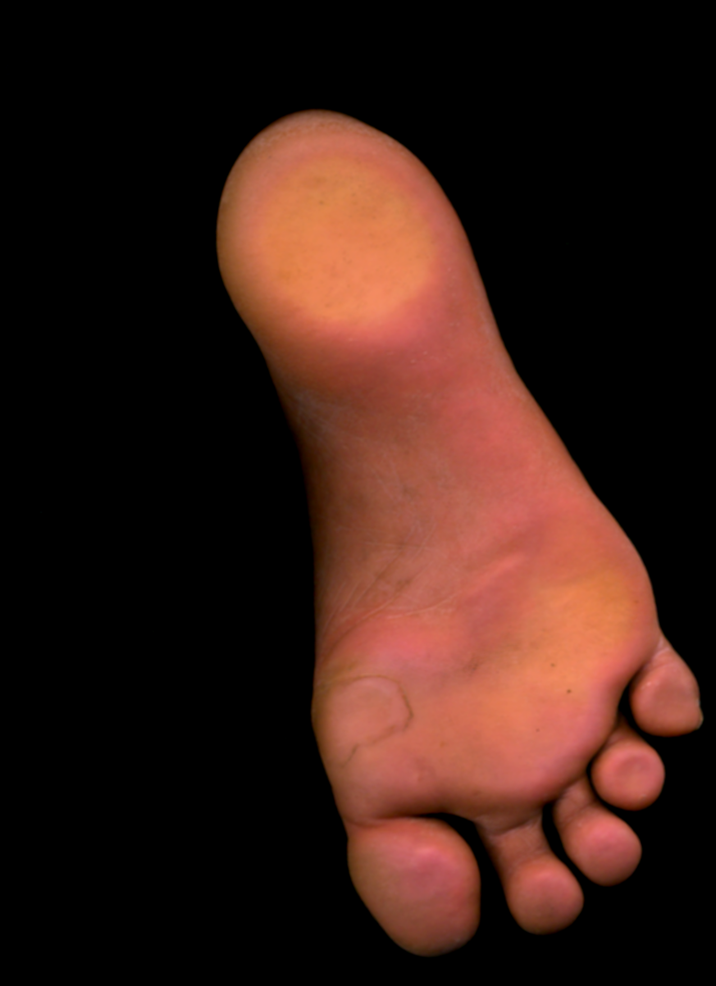
#> input picture Visualizesegmentation/footprint.png, 716 x 986 px, shrunk from 1275 x 1755 before the run, found by its file name
$ python overlayFoot.py
#> lines starting #> are read from the running program, lines starting #| are printed output that depends on the picture; after the words box and inside, x2 and y2 are one past the last pixel; in counts of white or black regions, pixels touching at a corner belong together
#this overlays ground truth and unet output over the original image

from PIL import Image

def overlayFoot(ogImg,gtImg,outImg,output):
    outImg=outImg.convert('L')
    threshold=200
    outImg = outImg.point(lambda p: p > threshold and 255)

    # ogPixels=ogImg.load()
    outPixels=outImg.load()
    gtPixels=gtImg.load()
    for i in range(ogImg.size[0]):
            for j in range(ogImg.size[1]):
                if outPixels[i,j]!=0:
                    current_color = ogImg.getpixel( (i,j) )
                    new_color=(255,current_color[1],current_color[2])
                    ogImg.putpixel( (i,j), new_color)
                if gtPixels[i,j]!=0:
                    current_color = ogImg.getpixel( (i,j) )
                    new_color=(current_color[0],current_color[1],255)
                    ogImg.putpixel( (i,j), new_color)
    ogImg.save(output)


ogImg = Image.open("/Users/abhinav/Documents/Foot Data and Manipulations/overlay/footprint.png")
#> ogImg is the input picture: PIL image 716x986 RGB; mean R, G, B 56.1, 29.2, 21.9
outImg = Image.open("/Users/abhinav/Documents/Foot Data and Manipulations/overlay/output.png")
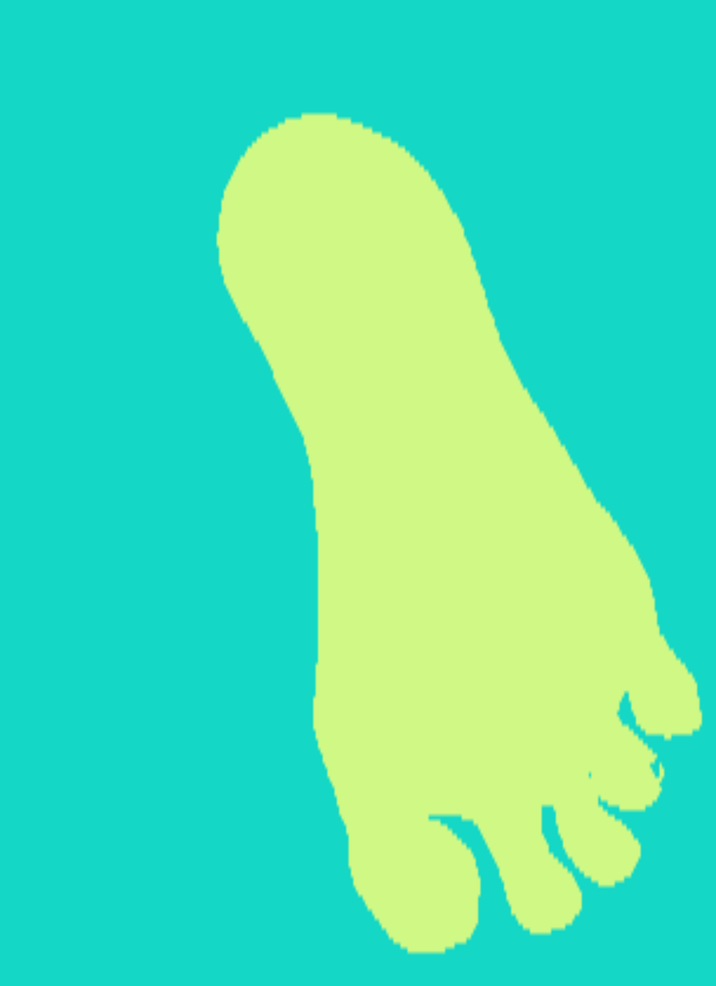
#> input picture Visualizesegmentation/output.png, 716 x 986 px, shrunk from 1275 x 1755 before the run, found by its file name
#> outImg is the input picture: PIL image 716x986 RGB; mean R, G, B 78.7, 225.4, 176.6
gtImg = Image.open("/Users/abhinav/Documents/Foot Data and Manipulations/overlay/groundtruth.png")
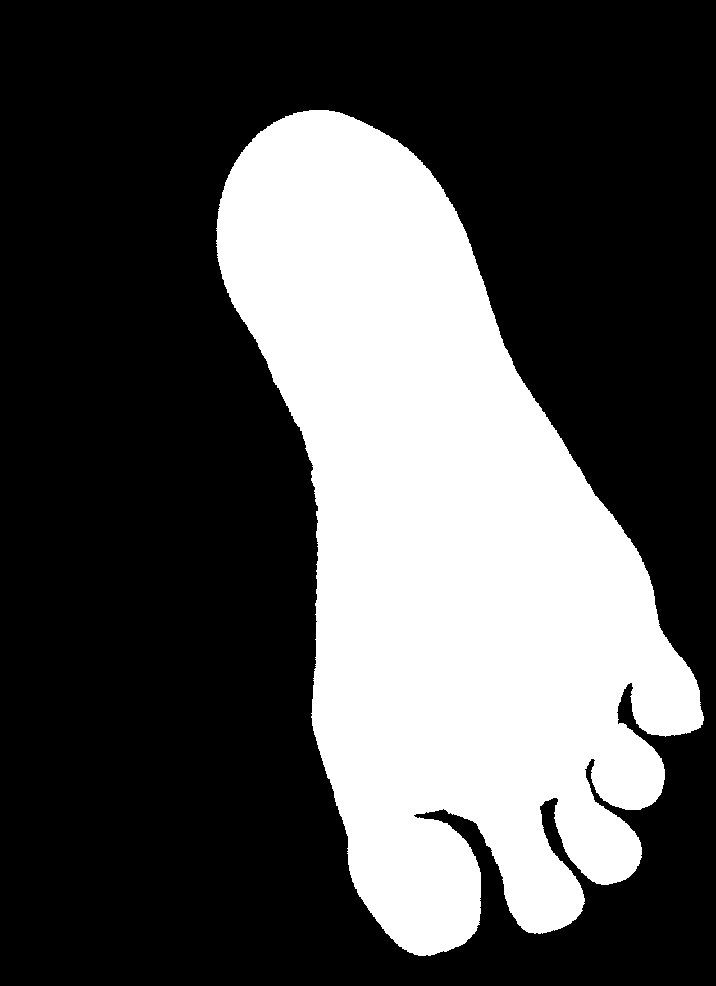
#> input picture Visualizesegmentation/groundtruth.png, 716 x 986 px, shrunk from 1275 x 1755 before the run, found by its file name
#> gtImg is the input picture: PIL image 716x986 L; values 0 (black) and 1 (white), 31.8% white; 1 white region, box (x1, y1, x2, y2) and area: (216, 110, 704, 956) 224747
overlayFoot(ogImg,gtImg,outImg,"try.png")
#> in overlayFoot, `outImg=outImg.convert('L')`:
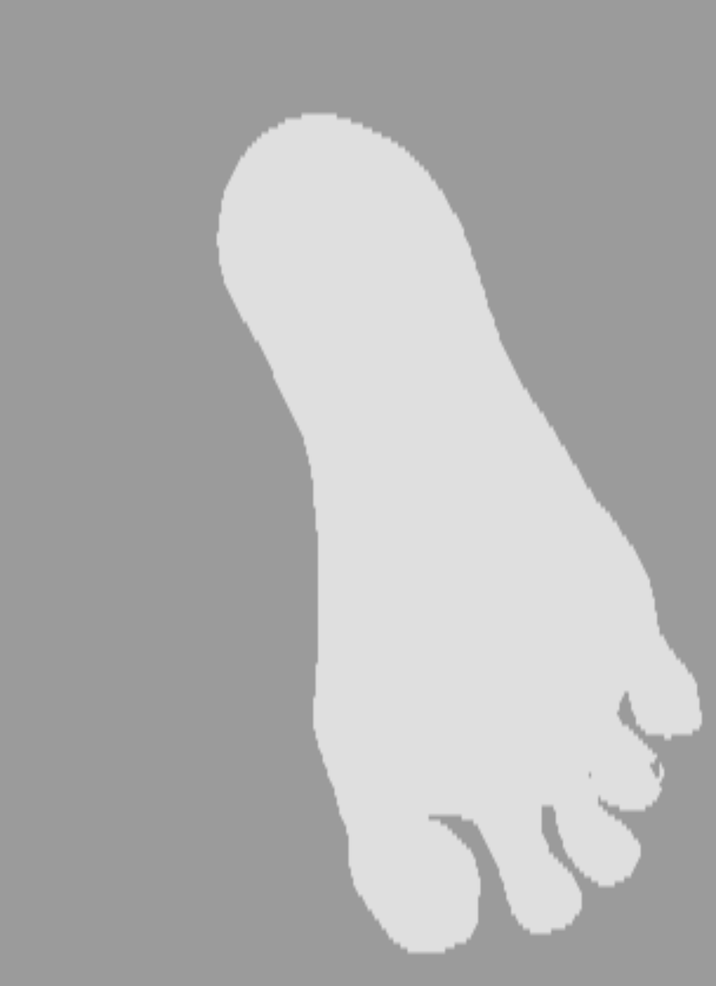
#> outImg: PIL image 716x986 L; min 153, max 224, mean 176.3
#> in overlayFoot, `outImg = outImg.point(lambda p: p > threshold and 255)`:
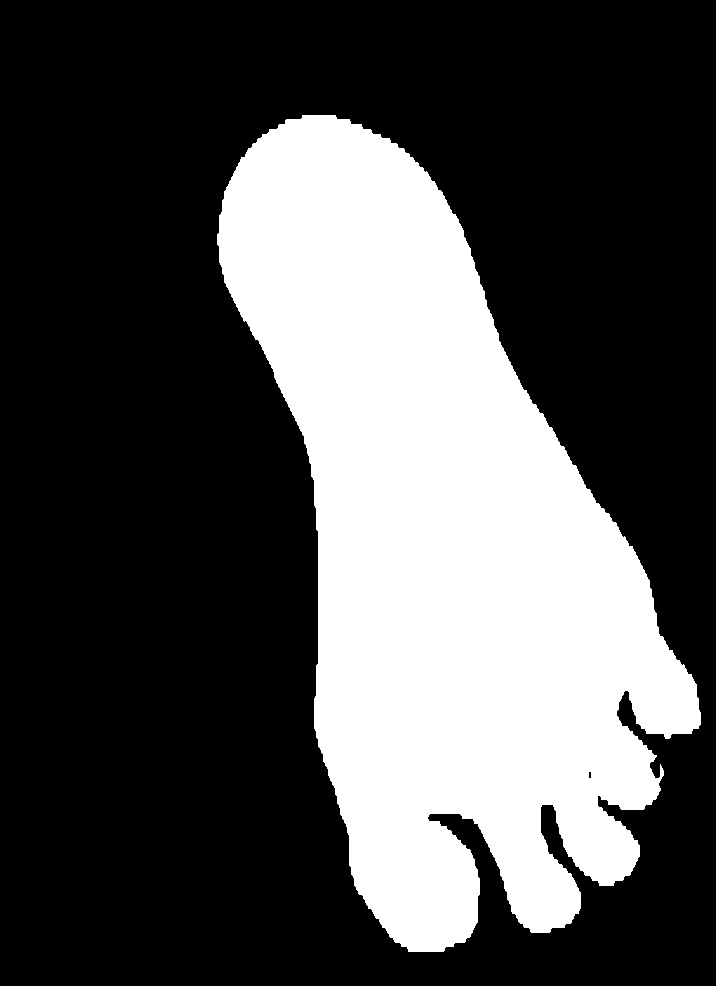
#> outImg: PIL image 716x986 L; 31.1% white; 1 white region, box (x1, y1, x2, y2) and area: (217, 115, 701, 952) 219855
#> after the loop in overlayFoot, `for i in range(ogImg.size[0]):`:
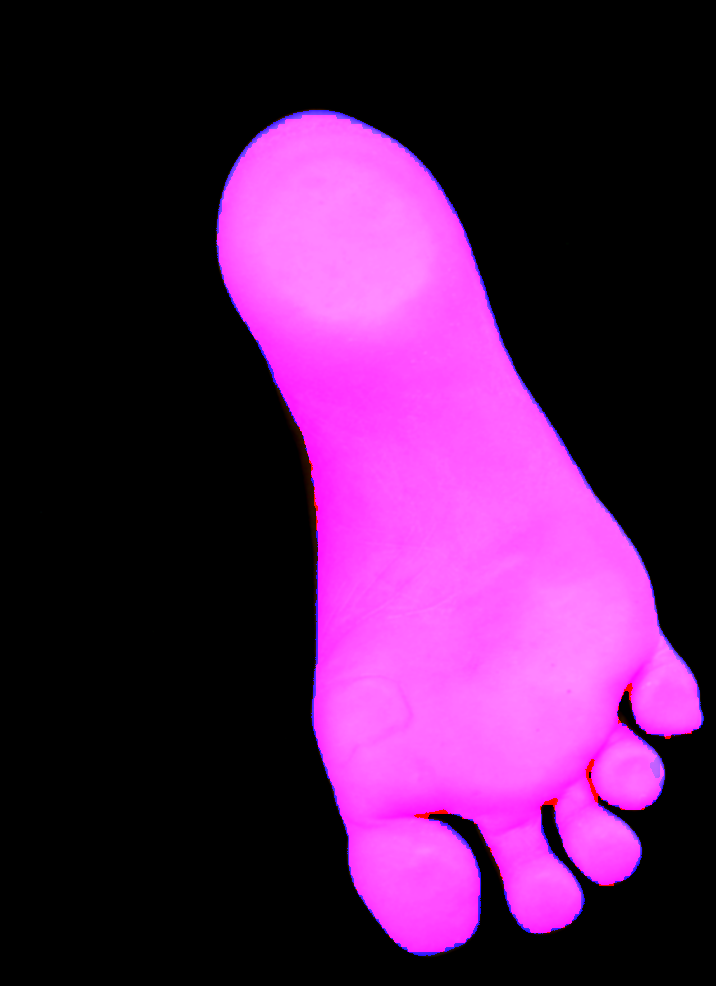
#> ogImg: PIL image 716x986 RGB; mean R, G, B 80.3, 29.2, 81.2
